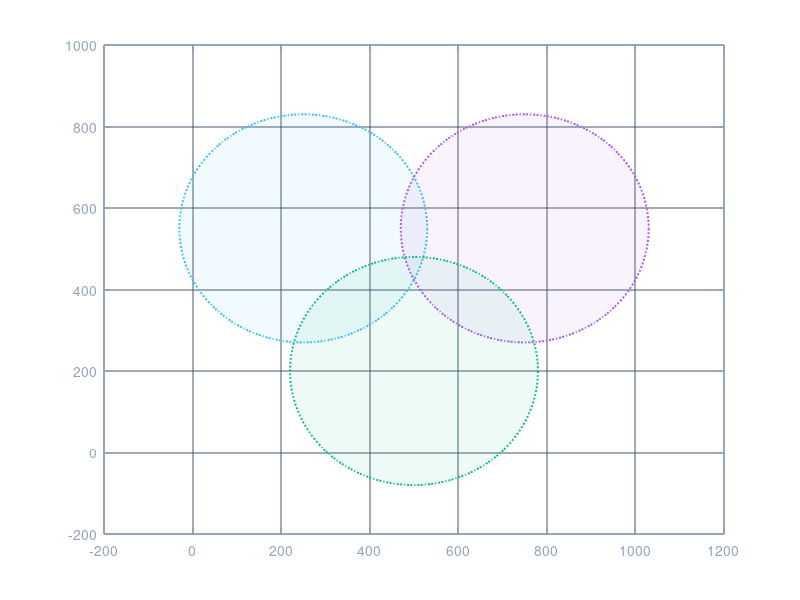

The MATLAB script that drew this image: (Note: this script raises an error after producing the figure.)
%% 5G Wireless Intrusion Detection System - Network Topology Generator & Visualizer
% Topology Specification:
%   - 3 gNodeBs: gNB-1 (Sector A), gNB-2 (Sector B), gNB-3 (Sector C)
%   - 45 User Equipments (UE-1 to UE-45) distributed across 3 cellular sectors
%   - Inter-gNB Xn Backhaul Interfaces & 5G-NR Wireless Access Links
%   - Automatic High-Resolution Export (PNG 300 DPI, SVG, FIG)

function visualize_5g_network_topology()
    fprintf('=======================================================================\n');
    fprintf('5G WIRELESS IDS: GENERATING & SAVING 3-gNB / 45-UE NETWORK TOPOLOGY\n');
    fprintf('=======================================================================\n\n');

    % Define and create output directories
    primary_out_dir = fullfile('d:', '5G_Wireless_IDS', 'outputs');
    matlab_proj_dir = fullfile('C:', 'Users', 'nandh', 'MATLAB', 'Projects', '5G_IDS_MATLAB', 'results');
    
    if ~exist(primary_out_dir, 'dir')
        mkdir(primary_out_dir);
    end
    if exist(fullfile('C:', 'Users', 'nandh', 'MATLAB'), 'dir') && ~exist(matlab_proj_dir, 'dir')
        mkdir(matlab_proj_dir);
    end

    %% 1. Base Station (gNodeB) Configuration
    % 3 gNB Base Stations positioned across a 1000m x 1000m multi-cell area
    gnb_names = {'gNB-1', 'gNB-2', 'gNB-3'};
    gnb_sectors = {'Sector A', 'Sector B', 'Sector C'};
    gnb_pos = [ ...
        250, 550;   % gNB-1 (Cell Sector A)
        750, 550;   % gNB-2 (Cell Sector B)
        500, 200    % gNB-3 (Cell Sector C)
    ];
    cell_radius = 280; % Cell coverage radius in meters

    %% 2. 45 User Equipments (UE) Coordinate Generation
    num_ues = 45;
    ue_coords = zeros(num_ues, 2);
    ue_gnb_map = zeros(num_ues, 1);

    % Fixed seed for reproducible, realistic cellular distribution
    rng(42);

    for u = 1:num_ues
        % Serving gNB mapping: round-robin (UE-1 -> gNB-1, UE-2 -> gNB-2, UE-3 -> gNB-3)
        gnb_idx = mod(u - 1, 3) + 1;
        ue_gnb_map(u) = gnb_idx;

        % Generate UE position within serving cell coverage circle
        % Distance from gNB center with non-uniform density
        dist = (0.20 + 0.75 * sqrt(rand())) * cell_radius;
        angle = rand() * 2 * pi;
        
        ue_x = gnb_pos(gnb_idx, 1) + dist * cos(angle);
        ue_y = gnb_pos(gnb_idx, 2) + dist * sin(angle);
        
        % Constrain within bounding arena [30, 970]
        ue_coords(u, 1) = max(30, min(970, ue_x));
        ue_coords(u, 2) = max(30, min(970, ue_y));
    end

    %% 3. Plotting Publication-Grade 5G Topology
    fig = figure('Name', '5G Multi-Cell Wireless Network Topology', ...
                 'Color', [0.06 0.09 0.16], ... % Deep SOC Dark Mode (#0f172a)
                 'Units', 'pixels', ...
                 'Position', [100, 100, 1280, 850], ...
                 'Visible', 'off');

    ax = axes('Parent', fig);
    hold(ax, 'on');
    set(ax, 'Color', [0.06 0.09 0.16], ...
            'XColor', [0.58 0.64 0.72], ...
            'YColor', [0.58 0.64 0.72], ...
            'GridColor', [0.20 0.27 0.38], ...
            'GridAlpha', 0.45, ...
            'LineWidth', 1.1, ...
            'FontSize', 10, ...
            'FontName', 'Helvetica');
    grid(ax, 'on');
    box(ax, 'on');

    % Color Palette
    col_gnb1   = [0.22, 0.74, 0.97]; % Cyan/Sky Blue (#38bdf8)
    col_gnb2   = [0.66, 0.33, 0.97]; % Purple (#a855f7)
    col_gnb3   = [0.06, 0.73, 0.51]; % Emerald (#10b981)
    gnb_colors = [col_gnb1; col_gnb2; col_gnb3];



    %% A. Draw gNodeB Cell Coverage Circles (Transparent Radiation Sectors)
    theta = linspace(0, 2*pi, 150);
    for g = 1:3
        cx = gnb_pos(g, 1) + cell_radius * cos(theta);
        cy = gnb_pos(g, 2) + cell_radius * sin(theta);
        
        fill(cx, cy, gnb_colors(g, :), ...
            'FaceAlpha', 0.07, ...
            'EdgeColor', gnb_colors(g, :), ...
            'LineStyle', ':', ...
            'LineWidth', 1.4, ...
            'HandleVisibility', 'off');
    end

    %% B. Draw Inter-gNB Xn Backhaul Coordination Links
    % Fully meshed Xn-C / Xn-U interfaces for collaborative Federated IDS
    xn_pairs = [1, 2; 2, 3; 3, 1];
    for p = 1:size(xn_pairs, 1)
        gA = xn_pairs(p, 1);
        gB = xn_pairs(p, 2);
        plot([gnb_pos(gA, 1), gnb_pos(gB, 1)], ...
             [gnb_pos(gA, 2), gnb_pos(gB, 2)], ...
             '--', 'Color', [0.94, 0.62, 0.07, 0.75], ... % Amber Xn link
             'LineWidth', 2.2, ...
             'DisplayName', iif(p == 1, '5G Xn Inter-gNB Backhaul (FedAvg Sync)', ''));
    end

    %% C. Draw Wireless 5G-NR Access Links (UE -> Serving gNodeB)
    for u = 1:num_ues
        g = ue_gnb_map(u);
        line_col = [gnb_colors(g, :), 0.22]; % 22% alpha link line
        plot([gnb_pos(g, 1), ue_coords(u, 1)], ...
             [gnb_pos(g, 2), ue_coords(u, 2)], ...
             '-', 'Color', line_col, ...
             'LineWidth', 0.9, ...
             'HandleVisibility', 'off');
    end

    %% D. Plot UEs Classified by Serving gNodeB Cell Sector
    ue_gnb1_mask = (ue_gnb_map == 1);
    ue_gnb2_mask = (ue_gnb_map == 2);
    ue_gnb3_mask = (ue_gnb_map == 3);

    % gNB-1 UEs (Sector A)
    h_ue1 = scatter(ue_coords(ue_gnb1_mask, 1), ue_coords(ue_gnb1_mask, 2), 65, ...
        'MarkerFaceColor', gnb_colors(1, :), ...
        'MarkerEdgeColor', [1 1 1], ...
        'MarkerFaceAlpha', 0.95, ...
        'LineWidth', 1.0, ...
        'DisplayName', 'Sector A User Equipments (15 UEs)');

    % gNB-2 UEs (Sector B)
    h_ue2 = scatter(ue_coords(ue_gnb2_mask, 1), ue_coords(ue_gnb2_mask, 2), 65, ...
        'MarkerFaceColor', gnb_colors(2, :), ...
        'MarkerEdgeColor', [1 1 1], ...
        'MarkerFaceAlpha', 0.95, ...
        'LineWidth', 1.0, ...
        'DisplayName', 'Sector B User Equipments (15 UEs)');

    % gNB-3 UEs (Sector C)
    h_ue3 = scatter(ue_coords(ue_gnb3_mask, 1), ue_coords(ue_gnb3_mask, 2), 65, ...
        'MarkerFaceColor', gnb_colors(3, :), ...
        'MarkerEdgeColor', [1 1 1], ...
        'MarkerFaceAlpha', 0.95, ...
        'LineWidth', 1.0, ...
        'DisplayName', 'Sector C User Equipments (15 UEs)');

    %% E. Label Each UE with Subtle Offset Text
    for u = 1:num_ues
        text(ue_coords(u, 1) + 8, ue_coords(u, 2) + 8, sprintf('UE-%d', u), ...
            'Color', [0.85, 0.88, 0.93], ...
            'FontSize', 7.5, ...
            'FontWeight', 'bold', ...
            'FontName', 'Helvetica', ...
            'Interpreter', 'none');
    end

    %% F. Plot Base Stations (gNodeBs) as Prominent Towers
    h_gnb = scatter(gnb_pos(:, 1), gnb_pos(:, 2), 240, ...
        'hexagram', ...
        'MarkerFaceColor', [0.98, 0.28, 0.28], ... % Crimson Red Base
        'MarkerEdgeColor', [1.0, 1.0, 1.0], ...
        'LineWidth', 2.0, ...
        'DisplayName', '5G gNodeB Base Stations (gNB 1-3)');

    % gNB Labels and Badges
    for g = 1:3
        % Name & Sector Label
        text(gnb_pos(g, 1), gnb_pos(g, 2) + 38, ...
            sprintf('%s\n(%s)', gnb_names{g}, gnb_sectors{g}), ...
            'Color', gnb_colors(g, :), ...
            'FontSize', 10.5, ...
            'FontWeight', 'bold', ...
            'HorizontalAlignment', 'center', ...
            'FontName', 'Helvetica');

        % Coordinate & Fleet Info Badge
        text(gnb_pos(g, 1), gnb_pos(g, 2) - 38, ...
            sprintf('(%dm, %dm) | 15 UEs', gnb_pos(g, 1), gnb_pos(g, 2)), ...
            'Color', [0.70, 0.75, 0.82], ...
            'FontSize', 8, ...
            'HorizontalAlignment', 'center', ...
            'FontName', 'Helvetica');
    end

    %% G. Titles, Axes, Limits & Legend Configuration
    xlim(ax, [0, 1000]);
    ylim(ax, [0, 850]);
    xlabel(ax, 'X Coordinate (Meters)', 'Color', [0.75, 0.80, 0.88], 'FontSize', 11, 'FontWeight', 'bold');
    ylabel(ax, 'Y Coordinate (Meters)', 'Color', [0.75, 0.80, 0.88], 'FontSize', 11, 'FontWeight', 'bold');
    
    title(ax, ...
        {'5G Wireless Multi-Cell Network Topology: 3 gNodeBs & 45 User Equipments', ...
         '\fontsize{9}\color[rgb]{0.58,0.64,0.72}Multi-Cell Sector Coverage with Xn Collaborative Backhaul & 5G-NR Wireless Access Links'}, ...
        'Color', [0.97, 0.98, 0.99], ...
        'FontSize', 13, ...
        'FontWeight', 'bold', ...
        'FontName', 'Helvetica');

    leg = legend(ax, [h_gnb, h_ue1, h_ue2, h_ue3], ...
        'Location', 'northeast', ...
        'TextColor', [0.94, 0.96, 0.98], ...
        'Color', [0.12, 0.16, 0.24], ...
        'EdgeColor', [0.25, 0.32, 0.44], ...
        'FontSize', 9.5);

    %% 4. Save Diagram in High-Resolution Formats
    file_prefix = '5g_network_topology_3gnb_45ue';
    
    % Primary export paths
    png_path1 = fullfile(primary_out_dir, [file_prefix, '.png']);
    fig_path1 = fullfile(primary_out_dir, [file_prefix, '.fig']);
    
    % Preserve dark theme colors in exported image
    set(fig, 'InvertHardcopy', 'off');
    
    % Export High-Res PNG (300 DPI) and FIG
    print(fig, png_path1, '-dpng', '-r300');
    savefig(fig, fig_path1);
    fprintf('  [OK] Saved 300 DPI PNG: %s\n', png_path1);
    fprintf('  [OK] Saved MATLAB FIG:  %s\n', fig_path1);

    % Optional Secondary export if MATLAB project folder exists
    if exist(matlab_proj_dir, 'dir')
        png_path2 = fullfile(matlab_proj_dir, [file_prefix, '.png']);
        fig_path2 = fullfile(matlab_proj_dir, [file_prefix, '.fig']);
        print(fig, png_path2, '-dpng', '-r300');
        savefig(fig, fig_path2);
        fprintf('  [OK] Exported to MATLAB Project: %s\n', png_path2);
    end

    %% 5. Print Topology Summary Table
    fprintf('\n-----------------------------------------------------------------------\n');
    fprintf('5G CELL TOPOLOGY SUMMARY:\n');
    fprintf('-----------------------------------------------------------------------\n');
    fprintf('  gNodeB ID | Sector Name | Position    | Cell Radius | Serving UEs\n');
    fprintf('  ----------+-------------+-------------+-------------+-------------\n');
    for g = 1:3
        fprintf('  %-9s | %-11s | (%3dm, %3dm) | %4dm      | 15 UEs (%s)\n', ...
            gnb_names{g}, gnb_sectors{g}, gnb_pos(g, 1), gnb_pos(g, 2), cell_radius, gnb_sectors{g});
    end
    fprintf('  Total UEs: 45 across 3 gNodeBs and 3 Cell Sectors.\n');
    fprintf('=======================================================================\n\n');
end

% Helper function: inline conditional
function val = iif(condition, trueVal, falseVal)
    if condition
        val = trueVal;
    else
        val = falseVal;
    end
end
